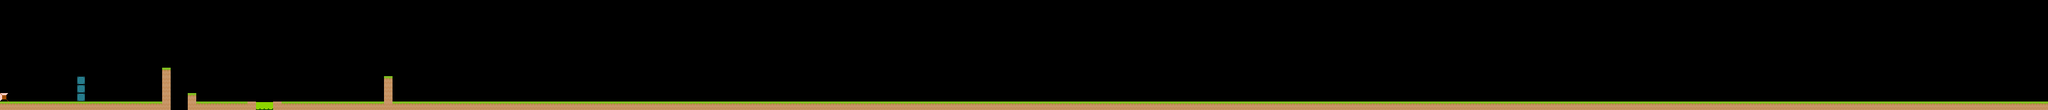

A level layout from a 2D game, rendered from its tile map. Below: a short description, then the map file with tile-grid data replaced by summaries:
An orthogonal 240x13 tile map with 16x16 px tiles, 2 tile layers (BackGround, Graphics), 2 tilesets and 15 objects.

<map version="1.0" orientation="orthogonal" renderorder="right-down" width="240" height="13" tilewidth="16" tileheight="16" nextobjectid="210">
 <tileset firstgid="1" name="tileset_gutter" tilewidth="16" tileheight="16" spacing="2" margin="1" tilecount="924" columns="33">
  <image source="design/tileset_gutter.png" width="594" height="504" />
 </tileset>
 <tileset firstgid="925" name="spriteEditMap" tilewidth="16" tileheight="16" tilecount="1024" columns="32">
  <image source="design/spriteEditMap.png" width="512" height="512" />
 </tileset>
 <layer name="BackGround" width="240" height="13">
  <data>[3120 cells, 229 non-empty, 4 distinct tile ids]</data>
 </layer>
 <layer name="Graphics" width="240" height="13">
  <data>[3120 cells, 31 non-empty, 2 distinct tile ids]</data>
 </layer>
 <objectgroup name="Ground" offsetx="0" offsety="0.333333">
  <object id="66" x="0" y="0" height="192" />
  <object id="76" x="0" y="192" width="304" height="16" />
  <object id="79" x="352" y="192" width="384" height="16" />
  <object id="82" x="736" y="192" width="3104" height="16" />
  <object id="83" x="3840" y="0" height="192" />
 </objectgroup>
 <objectgroup name="Walls">
  <object id="85" x="0" y="176" width="16" height="16" />
  <object id="160" x="304" y="128" width="16" height="80" />
  <object id="161" x="144" y="144" width="16" height="48" />
  <object id="172" x="352" y="176" width="16" height="16" />
  <object id="181" x="720" y="144" width="16" height="48" />
 </objectgroup>
 <objectgroup name="Buns">
  <object id="93" x="544" y="160" width="16" height="16" />
 </objectgroup>
 <objectgroup name="YamYam">
  <object id="202" x="752" y="128" width="16" height="16" />
 </objectgroup>
 <objectgroup name="Player">
  <object id="207" x="144" y="96" width="16" height="16" />
 </objectgroup>
 <objectgroup name="HealthPotion">
  <object id="208" x="96" y="16" width="16" height="16" />
 </objectgroup>
 <objectgroup name="WeaponBlizzIcer">
  <object id="209" x="240" y="160" width="16" height="16" />
 </objectgroup>
</map>
